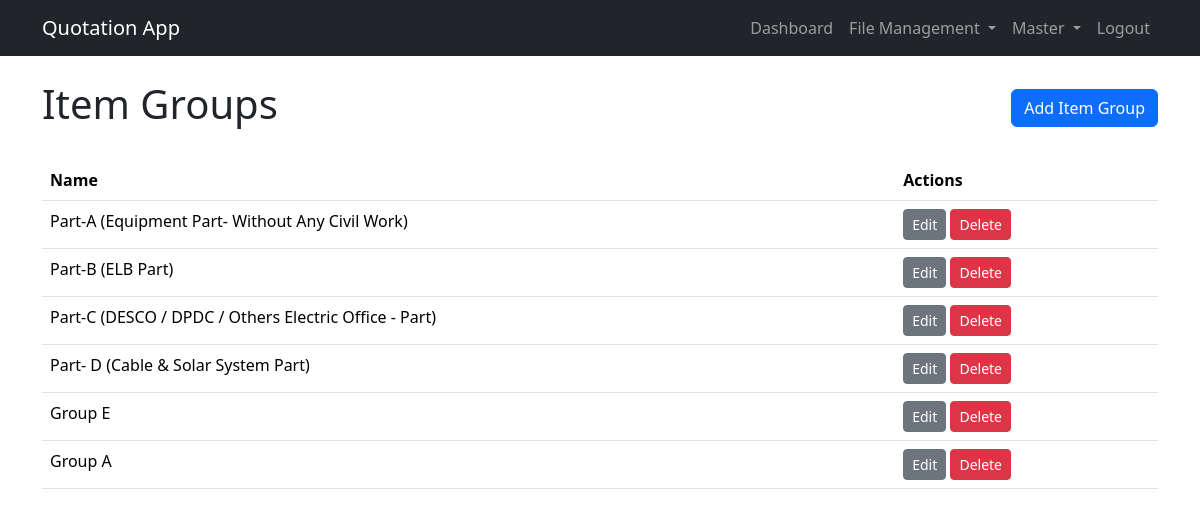
The page /item-groups/ (signed in) on the database its author committed.
### pages/models.py (models this page shows, shortened)
class ItemGroup(models.Model):
    name = models.CharField(max_length=255, unique=True)

### pages/views.py (the view)
# urls.py: path('item-groups/', ItemGroupListView.as_view(), name='itemgroup_list'),
@method_decorator(login_required, name='dispatch')
class ItemGroupListView(ListView):
    model = ItemGroup
    template_name = 'pages/quotations/itemgroup_list.html'

### templates/pages/quotations/itemgroup_list.html (shortened to what this page needs)
{% extends 'base.html' %}
{% block content %}
    <div class="d-flex justify-content-between align-items-center mb-4">
        <h1>Item Groups</h1>
        <a href="{% url 'itemgroup_create' %}" class="btn btn-primary">Add Item Group</a>
    </div>
    <table class="table">
        <thead>
            <tr>
                <th>Name</th>
                <th>Actions</th>
            </tr>
        </thead>
        <tbody>
            {% for item_group in object_list %}
                <tr>
                    <td>{{ item_group.name }}</td>
                    <td>
                        <a href="{% url 'itemgroup_update' item_group.pk %}" class="btn btn-sm btn-secondary">Edit</a>
                        <a href="{% url 'itemgroup_delete' item_group.pk %}" class="btn btn-sm btn-danger">Delete</a>
                    </td>
                </tr>
            {% endfor %}
        </tbody>
    </table>
{% endblock %}

### rows shown on the page
ItemGroup: name "Part-A (Equipment Part- Without Any Civil Work)"
ItemGroup: name "Part-B (ELB Part)"
ItemGroup: name "Part-C (DESCO / DPDC / Others Electric Office - Part)"
ItemGroup: name "Part- D (Cable & Solar System Part)"
ItemGroup: name "Group E"
ItemGroup: name "Group A"
